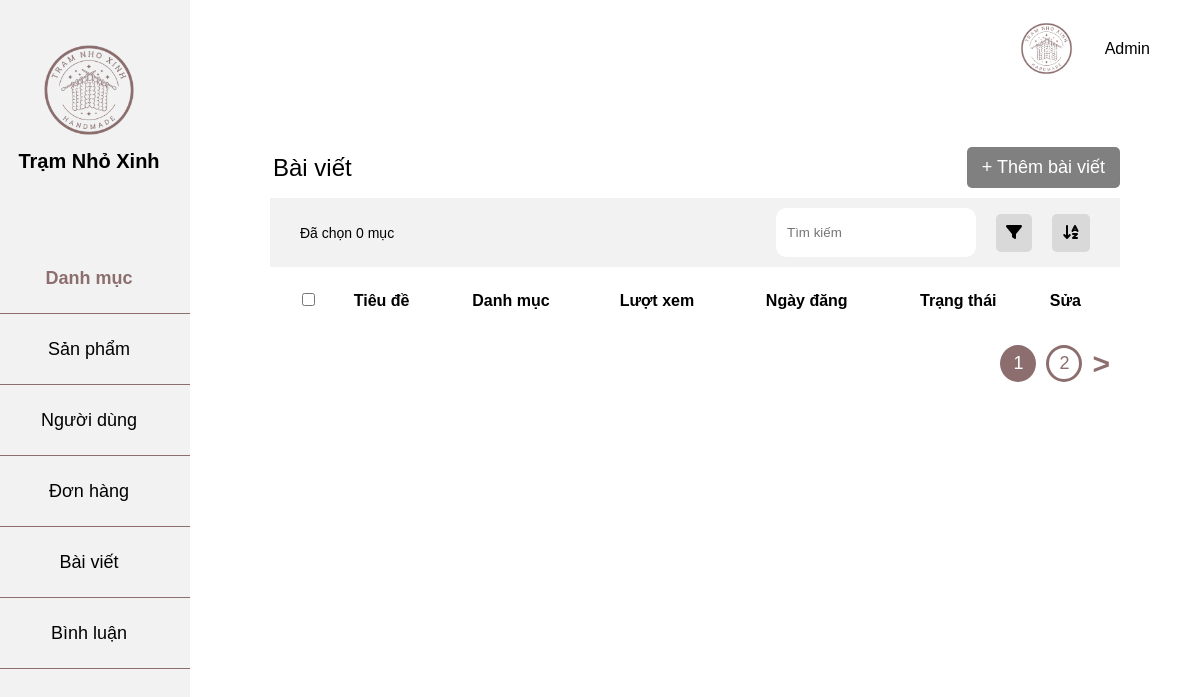
Before: /admin/index.php?page=post with the older database file.
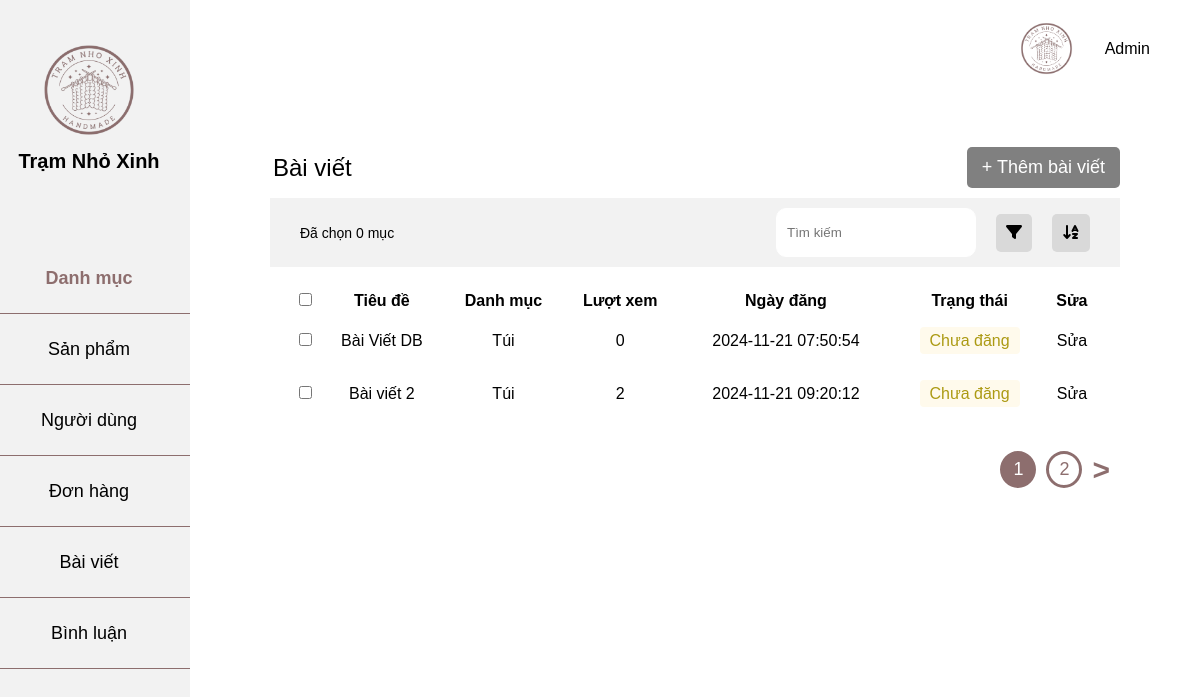
After: the same page with the newer database file.
### tables this page shows
CREATE TABLE `post` (
  `id` int(11) NOT NULL,
  `title` varchar(255) NOT NULL,
  `text` text NOT NULL,
  `image` varchar(255) NOT NULL,
  `listImages` text DEFAULT NULL,
  `datePost` datetime NOT NULL,
  `view` int(11) DEFAULT NULL,
  `description` text NOT NULL,
  `status` tinyint(1) NOT NULL,
  `idCatePost` int(11) NOT NULL,
  `idUserPost` int(11) NOT NULL
);

### app/model/database.php (called while the page is built, shortened)
<?php
class Database
{
    private $servername = "localhost";
    private $username = "root";
    private $password = "";
    private $dbname = "handmade_db";
    private $conn;
    function __construct()
    {
        try {
            $this->conn = new PDO("mysql:host=$this->servername;dbname=$this->dbname; charset=utf8", $this->username, $this->password);
            $this->conn->setAttribute(PDO::ATTR_ERRMODE, PDO::ERRMODE_EXCEPTION);
        } catch (PDOException $e) {
            echo "Connection failed: " . $e->getMessage();
        };
    }
    function query($sql, $param = [])
    {
        $this->stmt = $this->conn->prepare($sql);
        $this->stmt->execute($param);
        return $this->stmt;
    }
    public function getAll($sql, $param = [])
    {
        $statement = $this->query($sql, $param);
        return $statement->fetchAll(PDO::FETCH_ASSOC);
    }
    public function getOne($sql, $param = [])
    {
        $statement = $this->query($sql, $param);
        return $statement->fetch(PDO::FETCH_ASSOC);
    }
}

### app/model/postModel.php (called while the page is built, shortened)
<?php
class PostModel{
    private $db;
    function __construct()
    {
        $this->db = new Database();
    }
    function getAllPost(){
        $sql = "SELECT * FROM post";
        return $this->db->getAll($sql);
    }
}
?>

### app/model/postCateModel.php (called while the page is built, shortened)
<?php
class PostCateModel
{
    private $db;
    function __construct()
    {
        $this->db = new Database();
    }
    function getCateId($id)
    {
        $sql = "SELECT * FROM postcate WHERE id = " . $id;
        return $this->db->getOne($sql);
    }
}

### admin/app/view/post.php (the view, shortened to what this page needs)
<div class="main">
    <form action="?page=deletepost" method="post" id="delete-form">
        <div class="main-category">
            <div class="main-danhmuc">
                <p>Bài viết</p>
                <a href="index.php?page=addPost">+ Thêm bài viết</a>
            </div>
            <div class="main-header">
                <div class="left-main-header">
                    <p id="selected-count">Đã chọn 0 mục</p>
                </div>
                <div class="right-main-header">
                    <input type="text" placeholder="Tìm kiếm">
                    <div class="filter"><i class="fa-solid fa-filter"></i></div>
                    <div class="sort"><i class="fa-solid fa-arrow-down-a-z"></i></div>
                </div>
            </div>
        </div>
        <div class="main-product">
            <table>
                <thead>
                    <tr>
                        <th><input type="checkbox" id="select-all"></th>
                        <th>Tiêu đề</th>
                        <th>Danh mục</th>
                        <th>Lượt xem</th>
                        <th>Ngày đăng</th>
                        <th>Trạng thái</th>
                        <th>Sửa</th>
                    </tr>
                </thead>
                <tbody>
                    <?php
                    $html = '';
                    foreach ($postDB as $item) {
                        extract($item);
                        $html .= '
                            <tr>
                                <td><input type="checkbox" class="item-checkbox" name="delete_ids[]" value="'. $id .'"></td>
                                <td>' . $title . '</td>
                                <td>' . $catePost . '</td>
                                <td>' . $view . '</td>
                                <td>' . $datePost . '</td>
                                <td>' . $status . '</td>
                                <td><a href="index.php?page=viewEditPost&id=' . $id . '">Sửa</a></td>
                            </tr>
                        ';
                    }
                    echo $html;
                    ?>
                </tbody>
            </table>
        </div>
    </form>
    <div class="main-turnpage">
        <button class="prev">1</button>
        <button class="next">2</button>
        <button class="nextpage">></button>
    </div>
</div>
</div>
</div>
</div>
</body>
</html>

### admin/app/controller/adminPostController.php (shortened to what this page needs)
<?php
class PostAdminController
{
    private $postModel;
    private $postCateModel;
    function __construct()
    {
        $this->postModel = new postModel();
        $this->postCateModel = new postCateModel();
    }
    function view()
    {
        $postDB = $this->postModel->getAllPost();
        foreach ($postDB as &$post) {
            $catePost = $this->postCateModel->getCateId($post['idCatePost']);
            $post['catePost'] = $catePost['name'];
            if ($post['view'] === null) {
                $post['view'] = 0;
            } else {
                $post['view'] = $post['view'];
            };
            if ($post['status'] === 1) {
                $statusHtml = '<span class="status success">Đã đăng</span>';
            } else if ($post['status'] === 0) {
                $statusHtml = '<span class="status pending">Chưa đăng</span>';
            } else if ($post['status'] === 2) {
                $statusHtml = '<span class="status danger">Đã hủy</span>';
            }
        }
        require_once 'app/view/post.php';
    }
}

Changed rows visible on the page:
added post: title "Bài Viết DB", catePost "Túi", status "0", datePost "2024-11-21 07:50:54", shows "Chưa đăng"
added post: title "Bài viết 2", catePost "Túi", view "2", datePost "2024-11-21 09:20:12", status "Chưa đăng"
